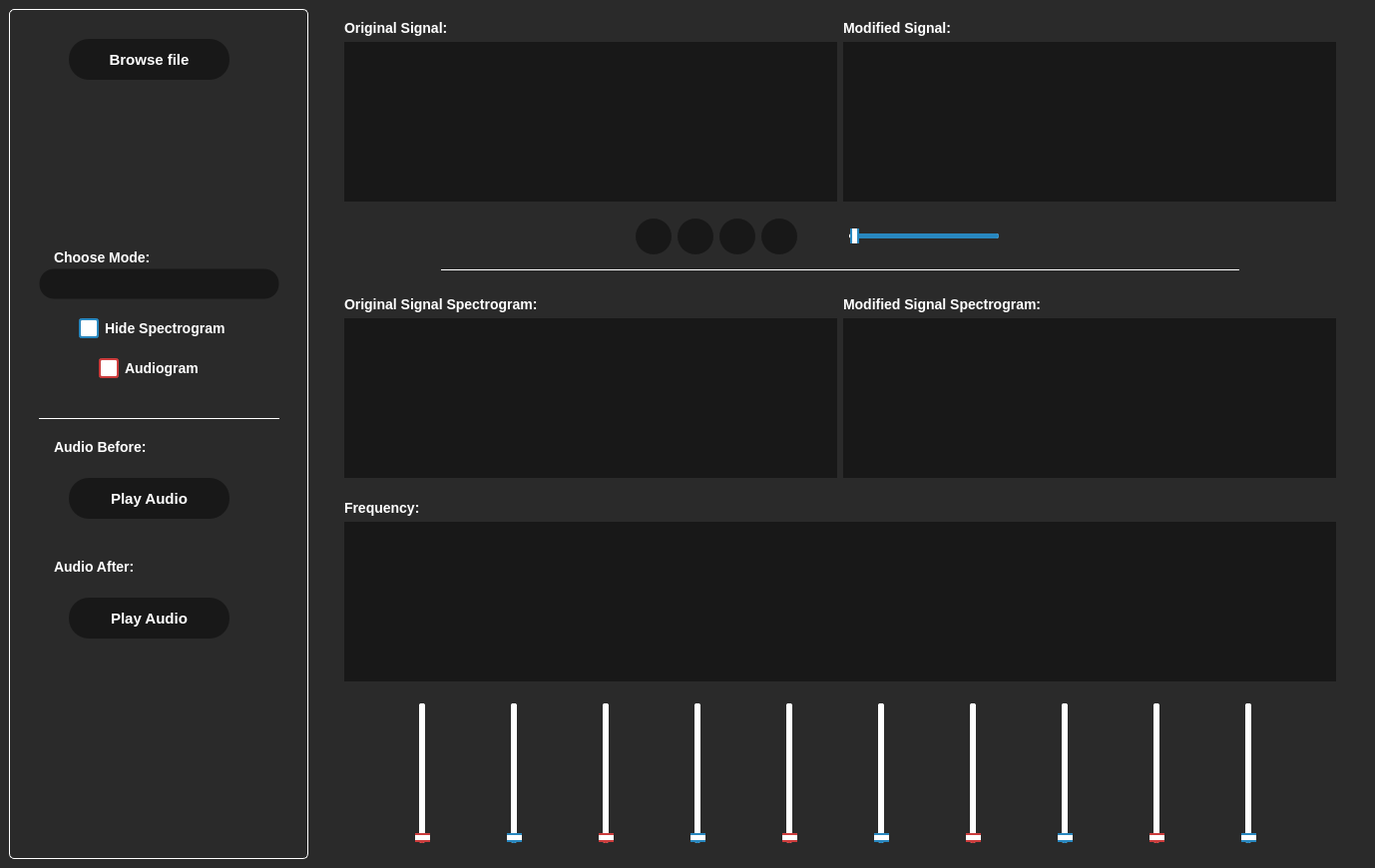
<?xml version="1.0" encoding="UTF-8"?>
<ui version="4.0">
 <class>MainWindow</class>
 <widget class="QMainWindow" name="MainWindow">
  <property name="geometry">
   <rect>
    <x>0</x>
    <y>0</y>
    <width>1378</width>
    <height>870</height>
   </rect>
  </property>
  <property name="minimumSize">
   <size>
    <width>1256</width>
    <height>870</height>
   </size>
  </property>
  <property name="mouseTracking">
   <bool>false</bool>
  </property>
  <property name="windowTitle">
   <string>MainWindow</string>
  </property>
  <property name="windowIcon">
   <iconset>
    <normaloff>C:/Users/habib/.designer/backup/Deliverables/downloads.png</normaloff>C:/Users/habib/.designer/backup/Deliverables/downloads.png</iconset>
  </property>
  <property name="styleSheet">
   <string notr="true">
background-color: rgb(42, 42, 42);</string>
  </property>
  <property name="iconSize">
   <size>
    <width>20</width>
    <height>20</height>
   </size>
  </property>
  <widget class="QWidget" name="centralwidget">
   <layout class="QGridLayout" name="gridLayout_9">
    <item row="4" column="2">
     <layout class="QHBoxLayout" name="horizontalLayout_8">
      <item>
       <spacer name="horizontalSpacer_7">
        <property name="orientation">
         <enum>Qt::Horizontal</enum>
        </property>
        <property name="sizeHint" stdset="0">
         <size>
          <width>40</width>
          <height>20</height>
         </size>
        </property>
       </spacer>
      </item>
      <item>
       <widget class="QPushButton" name="play_signal">
        <property name="minimumSize">
         <size>
          <width>36</width>
          <height>36</height>
         </size>
        </property>
        <property name="maximumSize">
         <size>
          <width>36</width>
          <height>36</height>
         </size>
        </property>
        <property name="styleSheet">
         <string notr="true">background-color: rgb(24, 24, 24);
color: rgb(255, 255, 255);
border: 1px;
border-radius: 18px;
font-weight:800;</string>
        </property>
        <property name="text">
         <string/>
        </property>
        <property name="icon">
         <iconset>
          <normaloff>Deliverables/play-button.png</normaloff>Deliverables/play-button.png</iconset>
        </property>
        <property name="iconSize">
         <size>
          <width>30</width>
          <height>30</height>
         </size>
        </property>
       </widget>
      </item>
      <item>
       <widget class="QPushButton" name="rewind">
        <property name="minimumSize">
         <size>
          <width>36</width>
          <height>36</height>
         </size>
        </property>
        <property name="maximumSize">
         <size>
          <width>36</width>
          <height>36</height>
         </size>
        </property>
        <property name="styleSheet">
         <string notr="true">background-color: rgb(24, 24, 24);
color: rgb(255, 255, 255);
border: 1px;
border-radius: 18px;
font-weight:800;</string>
        </property>
        <property name="text">
         <string/>
        </property>
        <property name="icon">
         <iconset>
          <normaloff>Deliverables/back.png</normaloff>Deliverables/back.png</iconset>
        </property>
        <property name="iconSize">
         <size>
          <width>30</width>
          <height>30</height>
         </size>
        </property>
       </widget>
      </item>
      <item>
       <widget class="QPushButton" name="zoom_in">
        <property name="minimumSize">
         <size>
          <width>36</width>
          <height>36</height>
         </size>
        </property>
        <property name="maximumSize">
         <size>
          <width>36</width>
          <height>36</height>
         </size>
        </property>
        <property name="styleSheet">
         <string notr="true">background-color: rgb(24, 24, 24);
color: rgb(255, 255, 255);
border: 1px;
border-radius: 18px;
font-weight:800;</string>
        </property>
        <property name="text">
         <string/>
        </property>
        <property name="icon">
         <iconset>
          <normaloff>Deliverables/zoom-in (1).png</normaloff>Deliverables/zoom-in (1).png</iconset>
        </property>
        <property name="iconSize">
         <size>
          <width>30</width>
          <height>30</height>
         </size>
        </property>
       </widget>
      </item>
      <item>
       <widget class="QPushButton" name="zoom_out">
        <property name="minimumSize">
         <size>
          <width>36</width>
          <height>36</height>
         </size>
        </property>
        <property name="maximumSize">
         <size>
          <width>36</width>
          <height>36</height>
         </size>
        </property>
        <property name="styleSheet">
         <string notr="true">background-color: rgb(24, 24, 24);
color: rgb(255, 255, 255);
border: 1px;
border-radius: 18px;
font-weight:800;</string>
        </property>
        <property name="text">
         <string/>
        </property>
        <property name="icon">
         <iconset>
          <normaloff>Deliverables/zoom-out (1).png</normaloff>Deliverables/zoom-out (1).png</iconset>
        </property>
        <property name="iconSize">
         <size>
          <width>24</width>
          <height>24</height>
         </size>
        </property>
       </widget>
      </item>
      <item>
       <widget class="QLabel" name="label">
        <property name="minimumSize">
         <size>
          <width>40</width>
          <height>0</height>
         </size>
        </property>
        <property name="text">
         <string/>
        </property>
        <property name="pixmap">
         <pixmap>Deliverables/turtle (2).png</pixmap>
        </property>
        <property name="alignment">
         <set>Qt::AlignCenter</set>
        </property>
       </widget>
      </item>
      <item>
       <widget class="QSlider" name="speed_slider">
        <property name="maximumSize">
         <size>
          <width>150</width>
          <height>16777215</height>
         </size>
        </property>
        <property name="styleSheet">
         <string notr="true">QSlider::groove:horizontal {
    border: 1px solid #ffffff;
    background: #ffffff;
    height: 3px;
    border-radius: 1.5px;
}

QSlider::sub-page:horizontal {
    background: #ffffff;
    border: 1px solid transparent;
    height: 3px;
    border-radius: 1.5px;
}

QSlider::add-page:horizontal {
    background: #2887bf;
    border: 1px solid #2887bf;
    height: 3px;
    border-radius: 1.5px;
}

QSlider::handle:horizontal {
    background: #ffffff;
    border: 2px solid #2887bf;
    width: 5px;   /* Set width to make it look taller horizontally */
    height: 8px;  /* Set the desired height */
    border-radius: 5px;  /* Adjust border-radius to match new size */
    margin: -8px 0;  /* Adjust margin to center the handle on the groove */
}

QSlider::handle:horizontal:hover {
    background: #b0b0b0;
}

QSlider::handle:horizontal:pressed {
    background: #909090;
}
</string>
        </property>
        <property name="orientation">
         <enum>Qt::Horizontal</enum>
        </property>
       </widget>
      </item>
      <item>
       <widget class="QLabel" name="label_2">
        <property name="minimumSize">
         <size>
          <width>40</width>
          <height>0</height>
         </size>
        </property>
        <property name="text">
         <string/>
        </property>
        <property name="pixmap">
         <pixmap>Deliverables/rabbit (2).png</pixmap>
        </property>
        <property name="alignment">
         <set>Qt::AlignCenter</set>
        </property>
       </widget>
      </item>
      <item>
       <spacer name="horizontalSpacer_6">
        <property name="orientation">
         <enum>Qt::Horizontal</enum>
        </property>
        <property name="sizeHint" stdset="0">
         <size>
          <width>40</width>
          <height>20</height>
         </size>
        </property>
       </spacer>
      </item>
     </layout>
    </item>
    <item row="12" column="2">
     <spacer name="verticalSpacer_3">
      <property name="orientation">
       <enum>Qt::Vertical</enum>
      </property>
      <property name="sizeType">
       <enum>QSizePolicy::Fixed</enum>
      </property>
      <property name="sizeHint" stdset="0">
       <size>
        <width>20</width>
        <height>10</height>
       </size>
      </property>
     </spacer>
    </item>
    <item row="3" column="2">
     <spacer name="verticalSpacer">
      <property name="orientation">
       <enum>Qt::Vertical</enum>
      </property>
      <property name="sizeType">
       <enum>QSizePolicy::Fixed</enum>
      </property>
      <property name="sizeHint" stdset="0">
       <size>
        <width>2</width>
        <height>5</height>
       </size>
      </property>
     </spacer>
    </item>
    <item row="10" column="2">
     <layout class="QHBoxLayout" name="horizontalLayout_30">
      <item>
       <widget class="QLabel" name="label_7">
        <property name="minimumSize">
         <size>
          <width>900</width>
          <height>0</height>
         </size>
        </property>
        <property name="styleSheet">
         <string notr="true">color:white;
font-size: 14px;
font-weight:600;
border-color: transparent;</string>
        </property>
        <property name="text">
         <string>Frequency:</string>
        </property>
       </widget>
      </item>
     </layout>
    </item>
    <item row="1" column="2">
     <layout class="QHBoxLayout" name="horizontalLayout_21">
      <item>
       <layout class="QHBoxLayout" name="horizontalLayout_23">
        <item>
         <widget class="QLabel" name="label_4">
          <property name="styleSheet">
           <string notr="true">color:white;
font-size: 14px;
font-weight:600;
border-color: transparent;</string>
          </property>
          <property name="text">
           <string>Original Signal:</string>
          </property>
         </widget>
        </item>
       </layout>
      </item>
      <item>
       <layout class="QHBoxLayout" name="horizontalLayout_22">
        <item>
         <widget class="QLabel" name="label_3">
          <property name="styleSheet">
           <string notr="true">color:white;
font-size: 14px;
font-weight:600;
border-color: transparent;</string>
          </property>
          <property name="text">
           <string>Modified Signal:</string>
          </property>
         </widget>
        </item>
       </layout>
      </item>
     </layout>
    </item>
    <item row="11" column="2">
     <layout class="QHBoxLayout" name="horizontalLayout_24">
      <item>
       <layout class="QHBoxLayout" name="frequency_layout">
        <item>
         <widget class="QWidget" name="frequency_widget" native="true">
          <property name="minimumSize">
           <size>
            <width>900</width>
            <height>160</height>
           </size>
          </property>
          <property name="styleSheet">
           <string notr="true">background-color:rgb(24,24,24);</string>
          </property>
         </widget>
        </item>
       </layout>
      </item>
     </layout>
    </item>
    <item row="14" column="2">
     <spacer name="verticalSpacer_2">
      <property name="orientation">
       <enum>Qt::Vertical</enum>
      </property>
      <property name="sizeType">
       <enum>QSizePolicy::Fixed</enum>
      </property>
      <property name="sizeHint" stdset="0">
       <size>
        <width>20</width>
        <height>10</height>
       </size>
      </property>
     </spacer>
    </item>
    <item row="5" column="2">
     <layout class="QHBoxLayout" name="horizontalLayout_31">
      <item>
       <spacer name="horizontalSpacer">
        <property name="orientation">
         <enum>Qt::Horizontal</enum>
        </property>
        <property name="sizeHint" stdset="0">
         <size>
          <width>40</width>
          <height>20</height>
         </size>
        </property>
       </spacer>
      </item>
      <item>
       <widget class="Line" name="line">
        <property name="minimumSize">
         <size>
          <width>800</width>
          <height>0</height>
         </size>
        </property>
        <property name="maximumSize">
         <size>
          <width>16777215</width>
          <height>1</height>
         </size>
        </property>
        <property name="styleSheet">
         <string notr="true">background-color:#ffffff;</string>
        </property>
        <property name="orientation">
         <enum>Qt::Horizontal</enum>
        </property>
       </widget>
      </item>
      <item>
       <spacer name="horizontalSpacer_2">
        <property name="orientation">
         <enum>Qt::Horizontal</enum>
        </property>
        <property name="sizeHint" stdset="0">
         <size>
          <width>40</width>
          <height>20</height>
         </size>
        </property>
       </spacer>
      </item>
     </layout>
    </item>
    <item row="4" column="3">
     <spacer name="horizontalSpacer_4">
      <property name="orientation">
       <enum>Qt::Horizontal</enum>
      </property>
      <property name="sizeType">
       <enum>QSizePolicy::Fixed</enum>
      </property>
      <property name="sizeHint" stdset="0">
       <size>
        <width>30</width>
        <height>20</height>
       </size>
      </property>
     </spacer>
    </item>
    <item row="13" column="2">
     <layout class="QHBoxLayout" name="sliders">
      <item>
       <layout class="QHBoxLayout" name="slider1_layout">
        <item>
         <widget class="QSlider" name="slider_1">
          <property name="maximumSize">
           <size>
            <width>16777215</width>
            <height>140</height>
           </size>
          </property>
          <property name="styleSheet">
           <string notr="true">QSlider::groove:vertical {
    border: 1px solid #ffffff;
    background: #ffffff;
    width: 4px;
    border-radius: 2px;
}

QSlider::sub-page:vertical {
    background: #ffffff;
    border: 1px solid #ffffff;
    width: 4px;
    border-radius: 2px;
}

QSlider::add-page:vertical {
    background: #cc3c3c;
    border: 1px solid #cc3c3c;
    width: 4px;
    border-radius: 2px;
}

QSlider::handle:vertical {
    background: #ffffff;
    border: 2px solid #cc3c3c;
    width: 8px;
    height: 5px;
    /*border-radius: 4px;*/
    margin: 0 -10px;  /*Adjust handle position */
}

QSlider::handle:vertical:hover {
    background: #b0b0b0;
}

QSlider::handle:vertical:pressed {
    background: #909090;
}
</string>
          </property>
          <property name="orientation">
           <enum>Qt::Vertical</enum>
          </property>
         </widget>
        </item>
       </layout>
      </item>
      <item>
       <layout class="QHBoxLayout" name="slider2_layout">
        <item>
         <widget class="QSlider" name="slider_2">
          <property name="maximumSize">
           <size>
            <width>16777215</width>
            <height>140</height>
           </size>
          </property>
          <property name="styleSheet">
           <string notr="true">QSlider::groove:vertical {
    border: 1px solid #ffffff;
    background: #ffffff;
    width: 4px;
    border-radius: 2px;
}

QSlider::sub-page:vertical {
    background: #ffffff;
    border: 1px solid #ffffff;
    width: 4px;
    border-radius: 2px;
}

QSlider::add-page:vertical {
    background: #2887bf;
    border: 1px solid #2887bf;
    width: 4px;
    border-radius: 2px;
}

QSlider::handle:vertical {
    background: #ffffff;
    border: 2px solid #2887bf;
    width: 8px;
    height: 5px;
    /*border-radius: 4px;*/
    margin: 0 -10px;  /*Adjust handle position */
}

QSlider::handle:vertical:hover {
    background: #b0b0b0;
}

QSlider::handle:vertical:pressed {
    background: #909090;
}
</string>
          </property>
          <property name="orientation">
           <enum>Qt::Vertical</enum>
          </property>
         </widget>
        </item>
       </layout>
      </item>
      <item>
       <layout class="QHBoxLayout" name="slider3_layout">
        <item>
         <widget class="QSlider" name="slider_3">
          <property name="maximumSize">
           <size>
            <width>16777215</width>
            <height>140</height>
           </size>
          </property>
          <property name="styleSheet">
           <string notr="true">QSlider::groove:vertical {
    border: 1px solid #ffffff;
    background: #ffffff;
    width: 4px;
    border-radius: 2px;
}

QSlider::sub-page:vertical {
    background: #ffffff;
    border: 1px solid #ffffff;
    width: 4px;
    border-radius: 2px;
}

QSlider::add-page:vertical {
    background: #cc3c3c;
    border: 1px solid #cc3c3c;
    width: 4px;
    border-radius: 2px;
}

QSlider::handle:vertical {
    background: #ffffff;
    border: 2px solid #cc3c3c;
    width: 8px;
    height: 5px;
    /*border-radius: 4px;*/
    margin: 0 -10px;  /*Adjust handle position */
}

QSlider::handle:vertical:hover {
    background: #b0b0b0;
}

QSlider::handle:vertical:pressed {
    background: #909090;
}
</string>
          </property>
          <property name="orientation">
           <enum>Qt::Vertical</enum>
          </property>
         </widget>
        </item>
       </layout>
      </item>
      <item>
       <layout class="QHBoxLayout" name="slider4_layout">
        <item>
         <widget class="QSlider" name="slider_4">
          <property name="maximumSize">
           <size>
            <width>16777215</width>
            <height>140</height>
           </size>
          </property>
          <property name="styleSheet">
           <string notr="true">QSlider::groove:vertical {
    border: 1px solid #ffffff;
    background: #ffffff;
    width: 4px;
    border-radius: 2px;
}

QSlider::sub-page:vertical {
    background: #ffffff;
    border: 1px solid #ffffff;
    width: 4px;
    border-radius: 2px;
}

QSlider::add-page:vertical {
    background: #2887bf;
    border: 1px solid #2887bf;
    width: 4px;
    border-radius: 2px;
}

QSlider::handle:vertical {
    background: #ffffff;
    border: 2px solid #2887bf;
    width: 8px;
    height: 5px;
    /*border-radius: 4px;*/
    margin: 0 -10px;  /*Adjust handle position */
}

QSlider::handle:vertical:hover {
    background: #b0b0b0;
}

QSlider::handle:vertical:pressed {
    background: #909090;
}
</string>
          </property>
          <property name="orientation">
           <enum>Qt::Vertical</enum>
          </property>
         </widget>
        </item>
       </layout>
      </item>
      <item>
       <layout class="QHBoxLayout" name="slider5_layout">
        <item>
         <widget class="QSlider" name="slider_5">
          <property name="maximumSize">
           <size>
            <width>16777215</width>
            <height>140</height>
           </size>
          </property>
          <property name="styleSheet">
           <string notr="true">QSlider::groove:vertical {
    border: 1px solid #ffffff;
    background: #ffffff;
    width: 4px;
    border-radius: 2px;
}

QSlider::sub-page:vertical {
    background: #ffffff;
    border: 1px solid #ffffff;
    width: 4px;
    border-radius: 2px;
}

QSlider::add-page:vertical {
    background: #cc3c3c;
    border: 1px solid #cc3c3c;
    width: 4px;
    border-radius: 2px;
}

QSlider::handle:vertical {
    background: #ffffff;
    border: 2px solid #cc3c3c;
    width: 8px;
    height: 5px;
    /*border-radius: 4px;*/
    margin: 0 -10px;  /*Adjust handle position */
}

QSlider::handle:vertical:hover {
    background: #b0b0b0;
}

QSlider::handle:vertical:pressed {
    background: #909090;
}
</string>
          </property>
          <property name="orientation">
           <enum>Qt::Vertical</enum>
          </property>
         </widget>
        </item>
       </layout>
      </item>
      <item>
       <layout class="QHBoxLayout" name="slider6_layout">
        <item>
         <widget class="QSlider" name="slider_6">
          <property name="maximumSize">
           <size>
            <width>16777215</width>
            <height>140</height>
           </size>
          </property>
          <property name="styleSheet">
           <string notr="true">QSlider::groove:vertical {
    border: 1px solid #ffffff;
    background: #ffffff;
    width: 4px;
    border-radius: 2px;
}

QSlider::sub-page:vertical {
    background: #ffffff;
    border: 1px solid #ffffff;
    width: 4px;
    border-radius: 2px;
}

QSlider::add-page:vertical {
    background: #2887bf;
    border: 1px solid #2887bf;
    width: 4px;
    border-radius: 2px;
}

QSlider::handle:vertical {
    background: #ffffff;
    border: 2px solid #2887bf;
    width: 8px;
    height: 5px;
    /*border-radius: 4px;*/
    margin: 0 -10px;  /*Adjust handle position */
}

QSlider::handle:vertical:hover {
    background: #b0b0b0;
}

QSlider::handle:vertical:pressed {
    background: #909090;
}
</string>
          </property>
          <property name="orientation">
           <enum>Qt::Vertical</enum>
          </property>
         </widget>
        </item>
       </layout>
      </item>
      <item>
       <layout class="QHBoxLayout" name="slider7_layout">
        <item>
         <widget class="QSlider" name="slider_7">
          <property name="maximumSize">
           <size>
            <width>16777215</width>
            <height>140</height>
           </size>
          </property>
          <property name="styleSheet">
           <string notr="true">QSlider::groove:vertical {
    border: 1px solid #ffffff;
    background: #ffffff;
    width: 4px;
    border-radius: 2px;
}

QSlider::sub-page:vertical {
    background: #ffffff;
    border: 1px solid #ffffff;
    width: 4px;
    border-radius: 2px;
}

QSlider::add-page:vertical {
    background: #cc3c3c;
    border: 1px solid #cc3c3c;
    width: 4px;
    border-radius: 2px;
}

QSlider::handle:vertical {
    background: #ffffff;
    border: 2px solid #cc3c3c;
    width: 8px;
    height: 5px;
    /*border-radius: 4px;*/
    margin: 0 -10px;  /*Adjust handle position */
}

QSlider::handle:vertical:hover {
    background: #b0b0b0;
}

QSlider::handle:vertical:pressed {
    background: #909090;
}
</string>
          </property>
          <property name="orientation">
           <enum>Qt::Vertical</enum>
          </property>
         </widget>
        </item>
       </layout>
      </item>
      <item>
       <layout class="QHBoxLayout" name="slider8_layout">
        <item>
         <widget class="QSlider" name="slider_8">
          <property name="maximumSize">
           <size>
            <width>16777215</width>
            <height>140</height>
           </size>
          </property>
          <property name="styleSheet">
           <string notr="true">QSlider::groove:vertical {
    border: 1px solid #ffffff;
    background: #ffffff;
    width: 4px;
    border-radius: 2px;
}

QSlider::sub-page:vertical {
    background: #ffffff;
    border: 1px solid #ffffff;
    width: 4px;
    border-radius: 2px;
}

QSlider::add-page:vertical {
    background: #2887bf;
    border: 1px solid #2887bf;
    width: 4px;
    border-radius: 2px;
}

QSlider::handle:vertical {
    background: #ffffff;
    border: 2px solid #2887bf;
    width: 8px;
    height: 5px;
    /*border-radius: 4px;*/
    margin: 0 -10px;  /*Adjust handle position */
}

QSlider::handle:vertical:hover {
    background: #b0b0b0;
}

QSlider::handle:vertical:pressed {
    background: #909090;
}
</string>
          </property>
          <property name="orientation">
           <enum>Qt::Vertical</enum>
          </property>
         </widget>
        </item>
       </layout>
      </item>
      <item>
       <layout class="QHBoxLayout" name="slider9_layout">
        <item>
         <widget class="QSlider" name="slider_9">
          <property name="maximumSize">
           <size>
            <width>16777215</width>
            <height>140</height>
           </size>
          </property>
          <property name="styleSheet">
           <string notr="true">QSlider::groove:vertical {
    border: 1px solid #ffffff;
    background: #ffffff;
    width: 4px;
    border-radius: 2px;
}

QSlider::sub-page:vertical {
    background: #ffffff;
    border: 1px solid #ffffff;
    width: 4px;
    border-radius: 2px;
}

QSlider::add-page:vertical {
    background: #cc3c3c;
    border: 1px solid #cc3c3c;
    width: 4px;
    border-radius: 2px;
}

QSlider::handle:vertical {
    background: #ffffff;
    border: 2px solid #cc3c3c;
    width: 8px;
    height: 5px;
    /*border-radius: 4px;*/
    margin: 0 -10px;  /*Adjust handle position */
}

QSlider::handle:vertical:hover {
    background: #b0b0b0;
}

QSlider::handle:vertical:pressed {
    background: #909090;
}
</string>
          </property>
          <property name="orientation">
           <enum>Qt::Vertical</enum>
          </property>
         </widget>
        </item>
       </layout>
      </item>
      <item>
       <layout class="QHBoxLayout" name="slider10_layout">
        <item>
         <widget class="QSlider" name="slider_10">
          <property name="minimumSize">
           <size>
            <width>0</width>
            <height>100</height>
           </size>
          </property>
          <property name="maximumSize">
           <size>
            <width>16777215</width>
            <height>140</height>
           </size>
          </property>
          <property name="styleSheet">
           <string notr="true">QSlider::groove:vertical {
    border: 1px solid #ffffff;
    background: #ffffff;
    width: 4px;
    border-radius: 2px;
}

QSlider::sub-page:vertical {
    background: #ffffff;
    border: 1px solid #ffffff;
    width: 4px;
    border-radius: 2px;
}

QSlider::add-page:vertical {
    background: #2887bf;
    border: 1px solid #2887bf;
    width: 4px;
    border-radius: 2px;
}

QSlider::handle:vertical {
    background: #ffffff;
    border: 2px solid #2887bf;
    width: 8px;
    height: 5px;
    /*border-radius: 4px;*/
    margin: 0 -10px;  /*Adjust handle position */
}

QSlider::handle:vertical:hover {
    background: #b0b0b0;
}

QSlider::handle:vertical:pressed {
    background: #909090;
}
</string>
          </property>
          <property name="orientation">
           <enum>Qt::Vertical</enum>
          </property>
         </widget>
        </item>
       </layout>
      </item>
     </layout>
    </item>
    <item row="9" column="2">
     <spacer name="verticalSpacer_4">
      <property name="orientation">
       <enum>Qt::Vertical</enum>
      </property>
      <property name="sizeType">
       <enum>QSizePolicy::Fixed</enum>
      </property>
      <property name="sizeHint" stdset="0">
       <size>
        <width>20</width>
        <height>10</height>
       </size>
      </property>
     </spacer>
    </item>
    <item row="8" column="2">
     <layout class="QHBoxLayout" name="spectrograms">
      <item>
       <layout class="QHBoxLayout" name="original_spectrogram_layout">
        <item>
         <widget class="QWidget" name="original_spectrogram_widget" native="true">
          <property name="minimumSize">
           <size>
            <width>450</width>
            <height>160</height>
           </size>
          </property>
          <property name="styleSheet">
           <string notr="true">background-color:rgb(24,24,24);</string>
          </property>
         </widget>
        </item>
       </layout>
      </item>
      <item>
       <layout class="QHBoxLayout" name="modified_spectrogram_layout">
        <item>
         <widget class="QWidget" name="modified_spectrogram_widget" native="true">
          <property name="minimumSize">
           <size>
            <width>450</width>
            <height>160</height>
           </size>
          </property>
          <property name="styleSheet">
           <string notr="true">background-color:rgb(24,24,24);</string>
          </property>
         </widget>
        </item>
       </layout>
      </item>
     </layout>
    </item>
    <item row="2" column="2">
     <layout class="QHBoxLayout" name="horizontalLayout">
      <item>
       <layout class="QHBoxLayout" name="original_signal_layout">
        <item>
         <widget class="QWidget" name="original_signal_widget" native="true">
          <property name="minimumSize">
           <size>
            <width>450</width>
            <height>160</height>
           </size>
          </property>
          <property name="styleSheet">
           <string notr="true">background-color:rgb(24,24,24);</string>
          </property>
         </widget>
        </item>
       </layout>
      </item>
      <item>
       <layout class="QHBoxLayout" name="modified_signal_layout">
        <item>
         <widget class="QWidget" name="modified_signal_widget" native="true">
          <property name="minimumSize">
           <size>
            <width>450</width>
            <height>160</height>
           </size>
          </property>
          <property name="styleSheet">
           <string notr="true">background-color:rgb(24,24,24);</string>
          </property>
         </widget>
        </item>
       </layout>
      </item>
     </layout>
    </item>
    <item row="7" column="2">
     <layout class="QHBoxLayout" name="horizontalLayout_26">
      <item>
       <layout class="QHBoxLayout" name="horizontalLayout_28">
        <item>
         <widget class="QLabel" name="label_6">
          <property name="styleSheet">
           <string notr="true">color:white;
font-size: 14px;
font-weight:600;
border-color: transparent;</string>
          </property>
          <property name="text">
           <string>Original Signal Spectrogram:</string>
          </property>
         </widget>
        </item>
       </layout>
      </item>
      <item>
       <layout class="QHBoxLayout" name="horizontalLayout_27">
        <item>
         <widget class="QLabel" name="label_5">
          <property name="styleSheet">
           <string notr="true">color:white;
font-size: 14px;
font-weight:600;
border-color: transparent;</string>
          </property>
          <property name="text">
           <string>Modified Signal Spectrogram:</string>
          </property>
         </widget>
        </item>
       </layout>
      </item>
     </layout>
    </item>
    <item row="0" column="0" rowspan="15">
     <layout class="QVBoxLayout" name="verticalLayout">
      <item>
       <widget class="QWidget" name="widget_5" native="true">
        <property name="minimumSize">
         <size>
          <width>300</width>
          <height>0</height>
         </size>
        </property>
        <property name="maximumSize">
         <size>
          <width>300</width>
          <height>16777215</height>
         </size>
        </property>
        <property name="styleSheet">
         <string notr="true">border: 1px solid #ffffff;
border-radius:5px</string>
        </property>
        <widget class="QPushButton" name="upload_button">
         <property name="geometry">
          <rect>
           <x>60</x>
           <y>30</y>
           <width>161</width>
           <height>41</height>
          </rect>
         </property>
         <property name="minimumSize">
          <size>
           <width>150</width>
           <height>30</height>
          </size>
         </property>
         <property name="maximumSize">
          <size>
           <width>2000</width>
           <height>16777215</height>
          </size>
         </property>
         <property name="styleSheet">
          <string notr="true">color: rgb(255, 255, 255);
font-size: 15px;
background-color:rgb(24,24,24);
font-weight:800;
border: 1px;
border-radius: 20px;</string>
         </property>
         <property name="text">
          <string>Browse file</string>
         </property>
         <property name="icon">
          <iconset>
           <normaloff>../../Task 2/Sampling-Studio/Deliverables/upload.png</normaloff>../../Task 2/Sampling-Studio/Deliverables/upload.png</iconset>
         </property>
         <property name="iconSize">
          <size>
           <width>20</width>
           <height>20</height>
          </size>
         </property>
        </widget>
        <widget class="Line" name="line_2">
         <property name="geometry">
          <rect>
           <x>30</x>
           <y>410</y>
           <width>241</width>
           <height>1</height>
          </rect>
         </property>
         <property name="maximumSize">
          <size>
           <width>16777215</width>
           <height>1</height>
          </size>
         </property>
         <property name="styleSheet">
          <string notr="true">background-color:#ffffff;</string>
         </property>
         <property name="orientation">
          <enum>Qt::Horizontal</enum>
         </property>
        </widget>
        <widget class="QComboBox" name="mode_combobox">
         <property name="geometry">
          <rect>
           <x>30</x>
           <y>260</y>
           <width>241</width>
           <height>31</height>
          </rect>
         </property>
         <property name="styleSheet">
          <string notr="true">QComboBox {
                color: rgb(255, 255, 255);
                font-size: 18px;
                background-color: rgb(24, 24, 24);
                padding-left: 15px;
                border: 1px solid transparent;
                border-radius: 15px; /* Rounded corners */
            }

            QComboBox QAbstractItemView {
                background-color: #444444;    /* Dropdown list background */
                color: #ffffff;               /* Dropdown list text color */
                selection-background-color: #555555;  /* Highlight background */
                selection-color: #FF5757;     /* Highlighted text color */
            }

            /* Remove the default arrow */
            QComboBox::drop-down {
                margin-right: 10px;
                border-top-right-radius: 15px; /* Apply radius to the top-right */
                border-bottom-right-radius: 15px; /* Apply radius to the bottom-right */
            }

            /* Customize the arrow (triangle) */
            QComboBox::down-arrow {
                image: url(Deliverables/down-arrow.png); /* Optional: use a custom image for the arrow */
                width: 10px;
                height: 10px;
                margin-right: 10px; /* Moves the arrow more to the right */
            }</string>
         </property>
        </widget>
        <widget class="QLabel" name="label_8">
         <property name="geometry">
          <rect>
           <x>40</x>
           <y>240</y>
           <width>211</width>
           <height>17</height>
          </rect>
         </property>
         <property name="styleSheet">
          <string notr="true">color:white;
font-size: 14px;
font-weight:600;
border-color: transparent;</string>
         </property>
         <property name="text">
          <string>Choose Mode:</string>
         </property>
        </widget>
        <widget class="QCheckBox" name="spectrogram_checkbox">
         <property name="geometry">
          <rect>
           <x>70</x>
           <y>310</y>
           <width>151</width>
           <height>20</height>
          </rect>
         </property>
         <property name="styleSheet">
          <string notr="true">QCheckBox {
    color: rgb(255, 255, 255);  /* Text color */
    font-size: 14px;            /* Font size */
    font-weight: 500;           /* Font weight */
    border: none;               /* No border */
}

QCheckBox::indicator {
    width: 16px;               /* Size of the checkbox */
    height: 16px;
    border: 2px solid #2887bf; /* Box border color */
    background-color: #ffffff; /* Box background color */
    border-radius: 3px;        /* Rounded corners */
}

QCheckBox::indicator:checked {
    background-color: #2887bf; /* Background color when checked */
    border: 2px solid #2887bf; /* Border color when checked */
}
</string>
         </property>
         <property name="text">
          <string>Hide Spectrogram</string>
         </property>
        </widget>
        <widget class="QCheckBox" name="audiogram_checkbox">
         <property name="geometry">
          <rect>
           <x>90</x>
           <y>350</y>
           <width>111</width>
           <height>20</height>
          </rect>
         </property>
         <property name="styleSheet">
          <string notr="true">QCheckBox {
    color: rgb(255, 255, 255);  /* Text color */
    font-size: 14px;            /* Font size */
    font-weight: 500;           /* Font weight */
    border: none;               /* No border */
}

QCheckBox::indicator {
    width: 16px;               /* Size of the checkbox */
    height: 16px;
    border: 2px solid #cc3c3c; /* Box border color */
    background-color: #ffffff; /* Box background color */
    border-radius: 3px;        /* Rounded corners */
}

QCheckBox::indicator:checked {
    background-color: #cc3c3c; /* Background color when checked */
    border: 2px solid #cc3c3c; /* Border color when checked */
}
</string>
         </property>
         <property name="text">
          <string>Audiogram</string>
         </property>
        </widget>
        <widget class="QPushButton" name="original_play_audio_button">
         <property name="geometry">
          <rect>
           <x>60</x>
           <y>470</y>
           <width>161</width>
           <height>41</height>
          </rect>
         </property>
         <property name="minimumSize">
          <size>
           <width>150</width>
           <height>30</height>
          </size>
         </property>
         <property name="maximumSize">
          <size>
           <width>2000</width>
           <height>16777215</height>
          </size>
         </property>
         <property name="styleSheet">
          <string notr="true">color: rgb(255, 255, 255);
font-size: 15px;
background-color:rgb(24,24,24);
font-weight:800;
border: 1px;
border-radius: 20px;</string>
         </property>
         <property name="text">
          <string>Play Audio</string>
         </property>
         <property name="icon">
          <iconset>
           <normaloff>Deliverables/play-button-arrowhead.png</normaloff>Deliverables/play-button-arrowhead.png</iconset>
         </property>
         <property name="iconSize">
          <size>
           <width>16</width>
           <height>16</height>
          </size>
         </property>
        </widget>
        <widget class="QLabel" name="label_9">
         <property name="geometry">
          <rect>
           <x>40</x>
           <y>430</y>
           <width>211</width>
           <height>17</height>
          </rect>
         </property>
         <property name="styleSheet">
          <string notr="true">color:white;
font-size: 14px;
font-weight:600;
border-color: transparent;</string>
         </property>
         <property name="text">
          <string>Audio Before:</string>
         </property>
        </widget>
        <widget class="QLabel" name="label_10">
         <property name="geometry">
          <rect>
           <x>40</x>
           <y>550</y>
           <width>211</width>
           <height>17</height>
          </rect>
         </property>
         <property name="styleSheet">
          <string notr="true">color:white;
font-size: 14px;
font-weight:600;
border-color: transparent;</string>
         </property>
         <property name="text">
          <string>Audio After:</string>
         </property>
        </widget>
        <widget class="QPushButton" name="modified_play_audio_button">
         <property name="geometry">
          <rect>
           <x>60</x>
           <y>590</y>
           <width>161</width>
           <height>41</height>
          </rect>
         </property>
         <property name="minimumSize">
          <size>
           <width>150</width>
           <height>30</height>
          </size>
         </property>
         <property name="maximumSize">
          <size>
           <width>2000</width>
           <height>16777215</height>
          </size>
         </property>
         <property name="styleSheet">
          <string notr="true">color: rgb(255, 255, 255);
font-size: 15px;
background-color:rgb(24,24,24);
font-weight:800;
border: 1px;
border-radius: 20px;</string>
         </property>
         <property name="text">
          <string>Play Audio</string>
         </property>
         <property name="icon">
          <iconset>
           <normaloff>Deliverables/play-button-arrowhead.png</normaloff>Deliverables/play-button-arrowhead.png</iconset>
         </property>
         <property name="iconSize">
          <size>
           <width>16</width>
           <height>16</height>
          </size>
         </property>
        </widget>
       </widget>
      </item>
     </layout>
    </item>
    <item row="8" column="1">
     <spacer name="horizontalSpacer_3">
      <property name="orientation">
       <enum>Qt::Horizontal</enum>
      </property>
      <property name="sizeType">
       <enum>QSizePolicy::Fixed</enum>
      </property>
      <property name="sizeHint" stdset="0">
       <size>
        <width>30</width>
        <height>20</height>
       </size>
      </property>
     </spacer>
    </item>
   </layout>
  </widget>
 </widget>
 <resources/>
 <connections/>
</ui>
